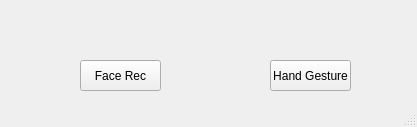
<?xml version="1.0" encoding="UTF-8"?>
<ui version="4.0">
 <class>MainWindow</class>
 <widget class="QMainWindow" name="MainWindow">
  <property name="geometry">
   <rect>
    <x>0</x>
    <y>0</y>
    <width>417</width>
    <height>127</height>
   </rect>
  </property>
  <property name="windowTitle">
   <string>HF Recognition</string>
  </property>
  <property name="accessibleName">
   <string/>
  </property>
  <property name="accessibleDescription">
   <string/>
  </property>
  <property name="unifiedTitleAndToolBarOnMac">
   <bool>false</bool>
  </property>
  <widget class="QWidget" name="centralwidget">
   <widget class="QPushButton" name="btnHand">
    <property name="geometry">
     <rect>
      <x>270</x>
      <y>60</y>
      <width>81</width>
      <height>31</height>
     </rect>
    </property>
    <property name="text">
     <string>Hand Gesture</string>
    </property>
   </widget>
   <widget class="QPushButton" name="btnFace">
    <property name="geometry">
     <rect>
      <x>80</x>
      <y>60</y>
      <width>81</width>
      <height>31</height>
     </rect>
    </property>
    <property name="text">
     <string>Face Rec</string>
    </property>
   </widget>
  </widget>
  <widget class="QStatusBar" name="statusbar"/>
 </widget>
 <resources/>
 <connections/>
</ui>
